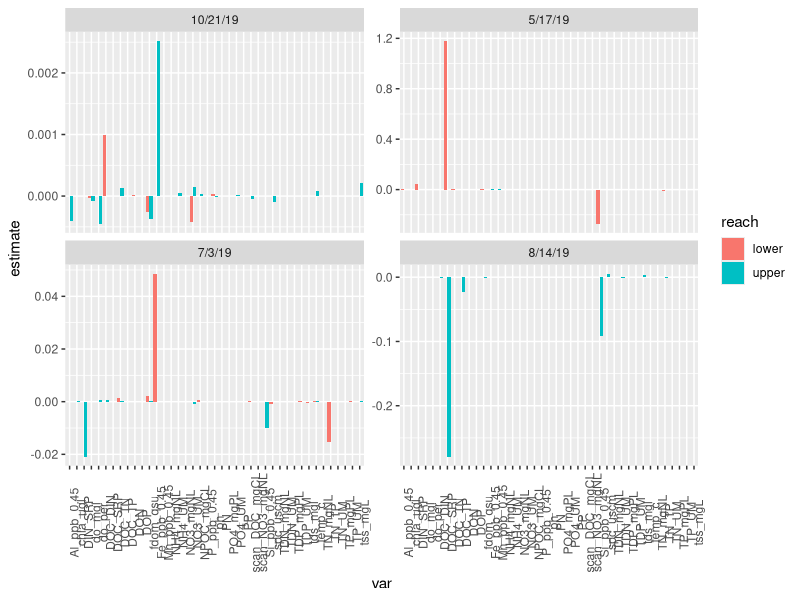

R code for this plot:
# Look at linear regressions for each transect + analyte on the main stem of the Missisquoi River delta
# Created by DWK on 2020-03-18

# Load packages
  library("tidyverse")
  library("lubridate")
  library("broom")
  
# Read in data
  may <- read_csv("Data/alldata_compiled_2019-05-17.csv", col_types = cols()) %>%
    mutate(r_timestamp = as.character(r_timestamp)) %>% 
  # Remove low DOC outlier in May
  mutate(NPOC_mgCL = ifelse(NPOC_mgCL < 1, NA, NPOC_mgCL))
  july <- read_csv("Data/alldata_compiled_2019-07-03.csv", col_types = cols()) %>%
    mutate(r_timestamp = as.character(r_timestamp))
  # august <- read_csv("Data/alldata_compiled_2019-08-14.csv",
  #                    col_types = cols(NO3_UM = "n", NH4_UM = "d",PO4_UM = "d", 
  #                                     NO3_mgNL = "d", NH4_mgNL = "d", PO4_mgPL = "d")) %>%
  #   mutate(r_timestamp = as.character(r_timestamp))
  # Here is a weird f&cking workaround for the issue above w/ August data - angry face!
  august <- read_csv("Data/alldata_compiled_2019-08-14.csv", col_types = cols()) %>% 
    mutate(r_timestamp = as.character(r_timestamp),
           NO3_UM = as.numeric(NO3_UM),
           NH4_UM = as.numeric(NH4_UM),
           PO4_UM = as.numeric(PO4_UM), 
           NO3_mgNL = as.numeric(NO3_mgNL), 
           NH4_mgNL = as.numeric(NH4_mgNL), 
           PO4_mgPL = as.numeric(PO4_mgPL))
  october <- read_csv("Data/alldata_compiled_2019-10-21.csv", col_types = cols()) %>%
    mutate(r_timestamp = as.character(r_timestamp))   
  
  # Bind data together
  comb <- bind_rows(may, july, august, october) %>% 
    # Format date if not already done
    mutate(r_timestamp = ymd_hms(r_timestamp)) %>% 
    # Add a month column & make it a factor instead of number
    mutate(month = as.factor(month(r_timestamp)))
    rm(may, july, august, october)
  
  #Calculate N and P fractions (that were not measured)
  comb <- comb %>% 
    #Calculate Particulate N 
    mutate(PN = TN_mgNL - TDN_mgNL) %>% 
    #Calculate DON
    mutate(DON = TDN_mgNL - NH4_mgNL - NO3_mgNL) %>% 
    #Calculate Particulate P
    mutate(PP = TP_mgPL - TDP_mgPL) %>% 
    #Calculate DOP
    mutate(DOP = TDP_mgPL - PO4_mgPL) %>% 
    #Make negative values 0
    mutate(PN = replace(PN, PN < 0, 0),
           PP = replace(PP, PP < 0, 0)) %>% 
    #Calculate molar ratios
    mutate(TN_TP = TN_UM / TP_UM,
           DIN_SRP = (NO3_UM + NH4_UM) / PO4_UM,
           DOC_TN = NPOC_mgCL * 1000/12.011 / TN_UM,
           DOC_TP = NPOC_mgCL * 1000/12.011 / TP_UM,
           DOC_DIN = NPOC_mgCL * 1000/12.011 / (NO3_UM + NH4_UM),
           DOC_SRP = NPOC_mgCL * 1000/12.011 / PO4_UM)  

  
# Look at pattern for ENTIRE TRANSECT
# Look at linear regressions of each site~analyte combo
# https://cran.r-project.org/web/packages/broom/vignettes/broom_and_dplyr.html
# https://r4ds.had.co.nz/many-models.html
  # Fit the linear regression models
  lm_results <- comb %>%
    # Let's just work with data from main stem
    filter(transect == "Main") %>% 
    # To simplify the df, select relevant columns
    select(r_timestamp, Date, transect, dist_cum_m, temp_c:Fe_ppb_0.45, PN:DOC_SRP) %>% 
    # Pivot the measured variables into long format
    pivot_longer(cols = temp_c:DOC_SRP, names_to = "var", values_to = "value") %>% 
    # Group and nest the groupings - one regression for each transect date, reach section, and var
    group_by(Date, var) %>% 
    nest() %>% 
    # Here is where we regress the value of the variable on distance along reach
    mutate(model = map(data, ~lm(value ~ dist_cum_m, data = .x)),
           tidied = map(model, tidy),
           glanced = map(model, glance))
  
  # Get the coefficient estimates and stats
  lm_results_coef <- lm_results %>% 
    # Unnesting 'tidied' will give you a summary of the coefficients
    unnest(tidied) %>% 
    filter(term != "(Intercept)") %>% 
    select(-c(data, model, glanced))
  
  # Get R^2 and other summary stats
  lm_results_r2 <- lm_results %>% 
    # Unnesting 'tidied' will give you a summary of the coefficients
    unnest(glanced) %>% 
    select(-c(data, model, tidied, sigma, statistic, p.value, df, logLik, AIC, BIC, deviance, df.residual))
  
  # Join these together
  lm_results <- full_join(lm_results_coef, lm_results_r2, by = c("Date", "var")) %>% 
    # Round estimate, p-value, and r2
    mutate(estimate = round(estimate, 7),
           std.error = round(std.error, 4),
           p.value = round(p.value, 4),
           r.squared = round(r.squared, 2),
           adj.r.squared = round(adj.r.squared, 2)) %>% 
    # Calculate a rate of change per 1000 m (1 km)
    mutate(change1KM = estimate*1000*1000) %>% 
    # Create column for sig. vs. non-sig. relationships based on p-values < 0.05
    mutate(sig_or_not = ifelse(p.value < 0.05, "sig", "not_sig")) %>% 
    # Re-order columns
    select(Date:estimate,change1KM, p.value, sig_or_not, everything())
  rm(lm_results_coef, lm_results_r2)  
  
 # Only look at results from a subset
  # lm_results %>% 
  #   filter(var %in% c("temp_c", "do_per", "spc_uscm", "ph", 
  #                     "NO3_mgNL", "NH4_mgNL", "PO4_mgPL", "TDN_mgNL",
  #                     "TDP_mgPL", "TN_mgNL", "TP_mgPL", "NPOC_mgCL", "tss_mgL",
  #                     "PN", "DON", "PP", "DOP")) %>% 
  #   arrange(var, Date) %>% 
  #   write_csv("Data/linearRegressionResults_entireTransect.csv")
  
  sub <- lm_results %>%
    filter(var %in% c("tss_mgL")) %>%
    arrange(sig_or_not, desc(abs(estimate)), var, Date)
   
  
  
  
# Look at patterns SEPARATELY for upper transect vs. lower transect
# Look at linear regressions of each site~analyte combo
# https://cran.r-project.org/web/packages/broom/vignettes/broom_and_dplyr.html
# https://r4ds.had.co.nz/many-models.html
  # Fit the linear regression models
  lm_results_split <- comb %>%
    # Let's just work with data from main stem
    filter(transect == "Main") %>% 
    # Let's look at regressions from top of main stem transect to river fork near lake (6750 m)
    # and from river fork (6750 m) to lake; to do this create new factor for reach section (i.e., upper and lower)
    mutate(reach = ifelse(dist_cum_m <= 6750, "upper", "lower")) %>% 
    # To simplify the df, select relevant columns
    select(r_timestamp, Date, transect, reach, dist_cum_m, temp_c:Fe_ppb_0.45, PN:DOC_SRP) %>% 
    # Pivot the measured variables into long format
    pivot_longer(cols = temp_c:DOC_SRP, names_to = "var", values_to = "value") %>% 
    # Group and nest the groupings - one regression for each transect date, reach section, and var
    group_by(Date, reach, var) %>% 
    nest() %>% 
    # Here is where we regress the value of the variable on distance along reach
    mutate(model = map(data, ~lm(value ~ dist_cum_m, data = .x)),
           tidied = map(model, tidy),
           glanced = map(model, glance))
  
  # Get the coefficient estimates and stats
  lm_results_coef_2 <- lm_results_split %>% 
    # Unnesting 'tidied' will give you a summary of the coefficients
    unnest(tidied) %>% 
    filter(term != "(Intercept)") %>% 
    select(-c(data, model, glanced))
  
  # Get R^2 and other summary stats
  lm_results_r2_2 <- lm_results_split %>% 
    # Unnesting 'tidied' will give you a summary of the coefficients
    unnest(glanced) %>% 
    select(-c(data, model, tidied, sigma, statistic, p.value, df, logLik, AIC, BIC, deviance, df.residual))
  
  # Join these together
  lm_results_split <- full_join(lm_results_coef_2, lm_results_r2_2, by = c("Date", "reach", "var")) %>% 
    # Round estimate, p-value, and r2
    mutate(estimate = round(estimate, 7),
           std.error = round(std.error, 4),
           p.value = round(p.value, 4),
           r.squared = round(r.squared, 2),
           adj.r.squared = round(adj.r.squared, 2)) %>% 
    # Calculate a rate of change per 1000 m (1 km)
    mutate(change1KM = estimate*1000*1000) %>%     
    # Create column for sig. vs. non-sig. relationships based on p-values < 0.05
    mutate(sig_or_not = ifelse(p.value < 0.05, "sig", "not_sig")) %>% 
    # Re-order columns
    select(Date:estimate,change1KM, p.value, sig_or_not, everything())
  rm(lm_results_coef_2, lm_results_r2_2)
  
# Write results to CSV
  # lm_results_split %>%
  #   write_csv("Data/linearRegressionResults_split.csv")

  sub_split <- lm_results_split %>%
    filter(var %in% c("tss_mgL")) %>%
    arrange(sig_or_not, desc(abs(estimate)), var, Date)  
  
# Graph results
  lm_results_split %>% 
    # Let's make all estimates for non-significant relationships (p >= 0.05) 0 for now
    # Only significant relationships will have a bar
    mutate(estimate = ifelse(p.value >= 0.05, 0, estimate)) %>% 
    ggplot(aes(x = var, y = estimate, fill = reach)) +
    facet_wrap(~Date, scales = "free_y") +
    geom_bar(stat="identity", position=position_dodge()) +
    theme(axis.text.x = element_text(angle = 90))
    